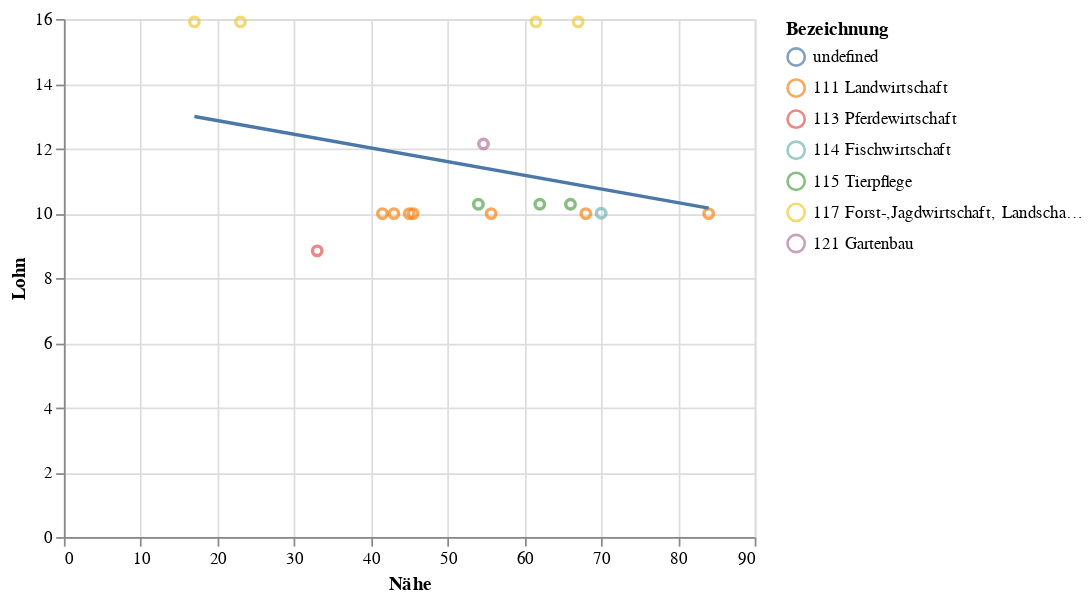
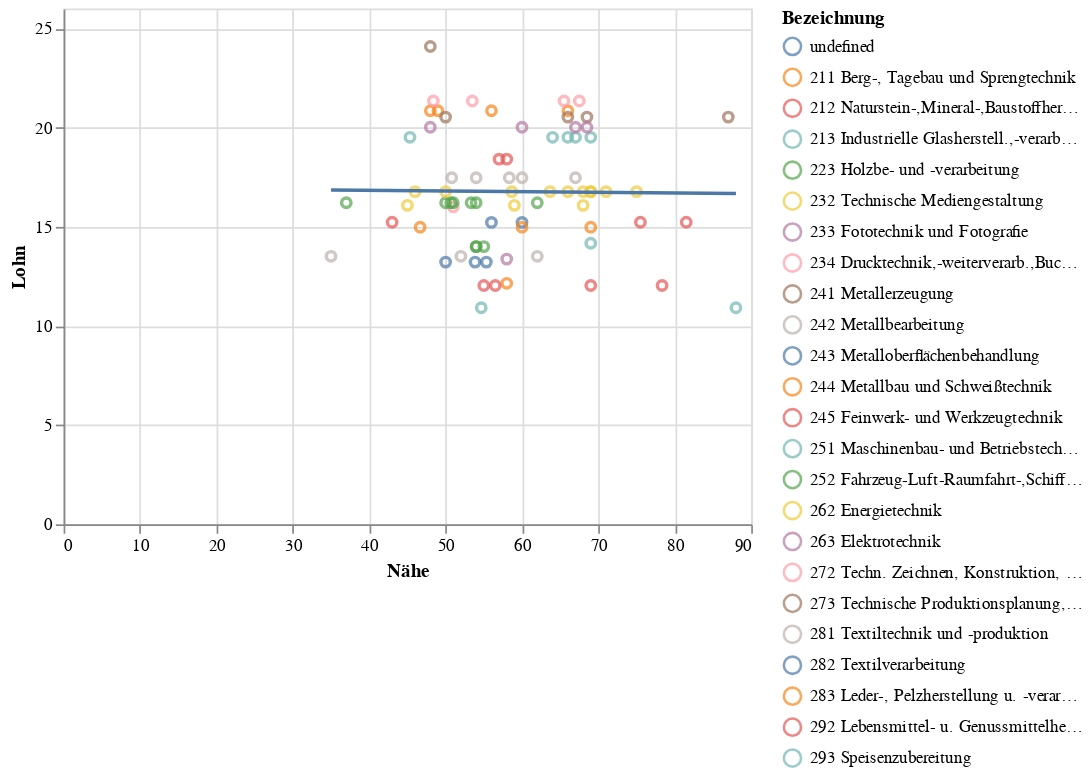
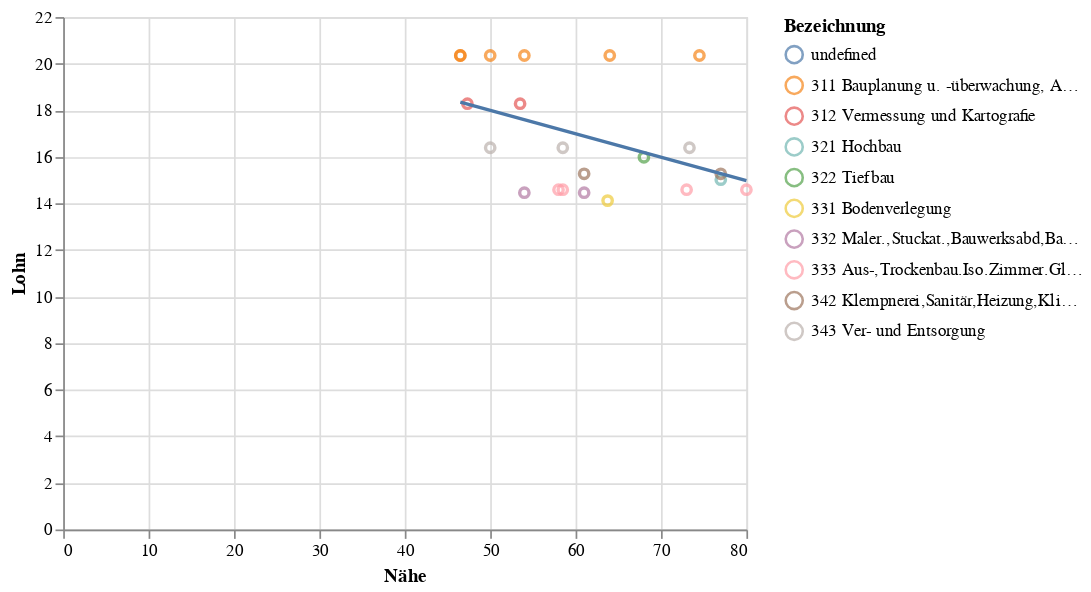
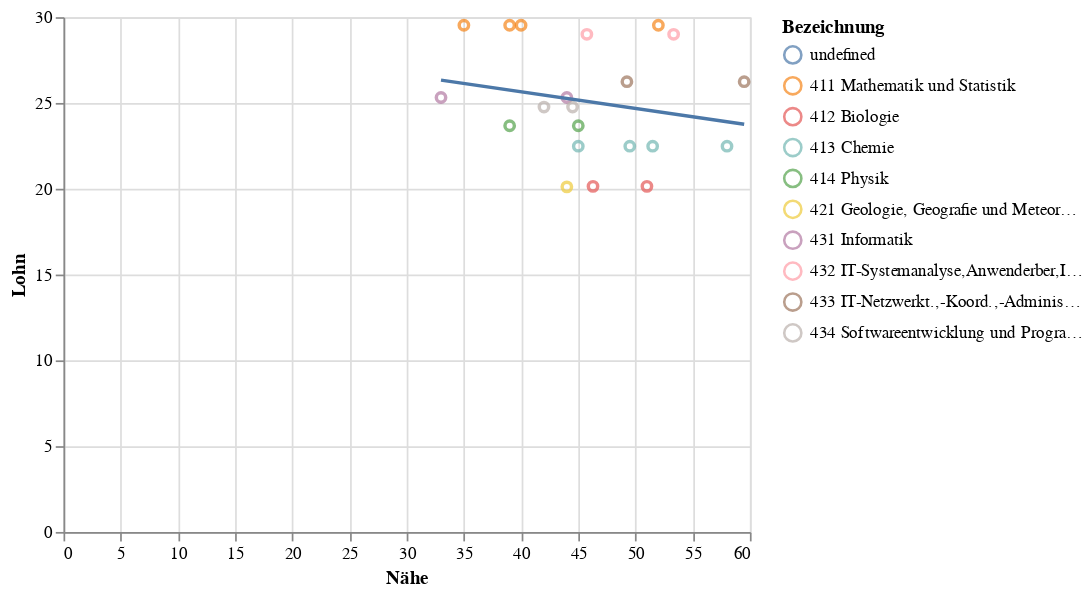

Source (notebook cell) for these figures, in order:
### Code cell
dataset_to_be_used=merged_classified_1strun
sectorlist=dataset_to_be_used["Sektor"].unique().tolist()
sectorlist.sort()
for i in (sectorlist):
    print(i)
    subset=dataset_to_be_used[dataset_to_be_used["Sektor"]==i]
    subset=subset[subset["number_to_merge"]!="814"]

    result=(scipy.stats.linregress(subset["Lohn"], subset["Nähe"]))
    print(result.pvalue)
    print(result.rvalue**2)

    combined = alt.layer(charts + charts.transform_regression('Nähe','Lohn').mark_line(), data=subset)
    combined.display()
